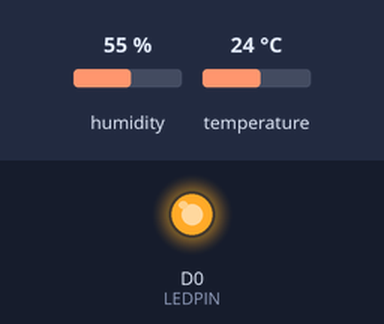
This sketch was run on a simulated ESP8266 (NodeMCU). Shown: output pins drawn as LEDs (lit = HIGH). Inputs (shaded band) come from the test bench; at power-on: humidity 55 %, temperature 24 °C. WiFi joins after 1.5 s; servers stay silent unless stated; network time is answered at once with the bench clock; uploads are accepted with an empty reply; the local clock reads 2024-03-15 10:24:30 at power-on unless the sketch sets it; not simulated (calls return 0 or success): secrets.h; what the sketch prints to the serial monitor is not drawn.

Above: at 17.6 s.
At 30.24 s:
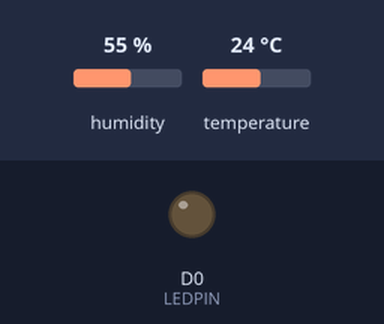
Timing chart, 0 to 83.4 s (numbered marks = the images above):
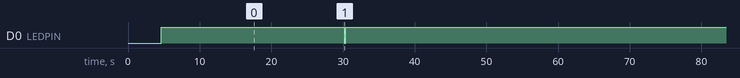

Measured:
- by itself, D0 (LEDPIN): alternates HIGH for 60.0 s and LOW for 0.21 s

The sketch:

temphum_esp8266.ino
```cpp
// ESP8266 by ESP8266 Community v3.1.2 (Board Manager)
// ===== Lib Dependencies =====
// OTA Updates
// ElegantOTA by Ayush Sharma v 3.1.4

// Web Time Updates
// NTPClient by Fabrice Weinberg 3.2.1
// Time by Michael Margolis v 1.6.1

// JSON Management
// ArduinoJson by Benoit Blanchon 7.0.2 (v7 reqd)

// Sensor Control
// DHT sensor libary by Adafruit 1.4.6

#include <ESP8266WiFi.h>
#include <ESP8266HTTPClient.h>

#include <NTPClient.h>
#include <ElegantOTA.h> // ElegantOTA by Ayush Sharma v 3.1.4

#include <WiFiUdp.h>
#include <TimeLib.h>

#include <ArduinoJson.h>
#include <DHT.h>

#include <secrets.h>  // My secrets library

// Parameters for the device on the network
const char* SSID = SECRET_SSID;
const char* PASSWORD = SECRET_WIFIPASS;
const char* DATA_SERVER = "http://<SERVERIP>/sensors/";
const char* DEVID = "temphum-001";
const char* DEVTYPE = "temphum";

// Parameters for the behavior
const int BUFFER_SIZE = 120;  // POST buffer size
const int POST_ERROR_INTERVAL_MILLIS = 60000;  // Interval for retrying post
const int SAMPLE_INTERVAL_MILLIS = 60000; // Interval for taking data (sample rate)
const int TICK_MILLIS = 500;  // clock tick rate when not working on something
const int DT_MILLIS = 1000;  // pre-trigger timing to make sure we don't always end up late

// Vars for the basic WiFi & data posting operations
WiFiClient client;
HTTPClient http;

// Vars for setting up the internet time polling
WiFiUDP ntpUDP;
NTPClient timeClient(ntpUDP, "pool.ntp.org");
time_t epochTime;
bool DST = false;
int baseTZ = -5;  // hours from UTC
int DST_offset = DST ? 1 : 0;
int timeOffset = (baseTZ+DST_offset)*60*60;  // seconds from UTC

// Var for the server that handles OTA updates
AsyncWebServer ota_update_server(80);

// Vars for this device and sensor type
#define DHTPIN D5
#define DHTTYPE DHT22
#define LEDPIN D0
DHT dht(DHTPIN, DHTTYPE);

// Struct to hold a single observation of data from this sensor
struct Observation
{
  float temp;
  float humidity;
  String stamp;
};

// Set up the buffer of observations
Observation buffer_data[BUFFER_SIZE];
int buffer_pos = 0;

// Set up the acquistion rate measurement offsets
unsigned long lastDataMillis = 0;  // last millis() when we took data
unsigned long postErrorMillis = -POST_ERROR_INTERVAL_MILLIS;  // last millis() we tried to post and it failed
int nextDataIntervalMillis = 0;  // Desired time in millis until next measurement
unsigned int nextDataTime = 0;  // Time of day in seconds to make next measurement


void setup() {
  // Init serial communication
  Serial.begin(115200);
  delay(3000);

  // ===== Init WiFi connection =====
  WiFi.begin(SSID, PASSWORD);
  delay(100);
  Serial.println("");
  Serial.println("Connecting");
  while(WiFi.status() != WL_CONNECTED) {
    delay(500);
    Serial.print(".");
  }
  Serial.println("");
  Serial.print("Connected to WiFi network with IP Address: ");
  Serial.println(WiFi.localIP());

  // ===== Init time connection to web =====
  timeClient.begin();
  timeClient.setTimeOffset(timeOffset);

  timeClient.update();
  epochTime = timeClient.getEpochTime();

  Serial.print("Syncronized time to: ");
  Serial.print(to_time_string(epochTime));
  Serial.println("");

  // Calculate dT til our next reading.
  calcNextTime(epochTime);
  lastDataMillis = millis();

  // ===== Init server for OTA updates =====
  // Server runs at http://<dev_ip>/update
  // Can upload a Sketch>Export binary OTA
  ElegantOTA.begin(&ota_update_server);
  ota_update_server.begin();

  // ===== Init Operations for this Sensor Device =====
  pinMode(LEDPIN, OUTPUT);
  digitalWrite(LEDPIN, HIGH);
  dht.begin();

  delay(500);
}

void loop() {

  // Could replace to only read on button press for this test sensor.
  // if (digitalRead(TRIGPIN)==HIGH){

  // Test the crystal clock interval for DAQ
  if (millis()-lastDataMillis >= nextDataIntervalMillis){

    // Read the real world time
    timeClient.update();
    epochTime = timeClient.getEpochTime();

    // Test to see if we're ready to actually acquire
    if (dataTrigger(epochTime)){
      // We're going to try to acquire a reading

      // We're taking data so reset our data timer
      lastDataMillis = millis();
      // and find our next measurement time and interval
      calcNextTime(epochTime);
      // You could argue that these should only update if the buffer isn't full
      // but putting them here prevents us from trying to acquire constantly when
      // there's a full buffer.

      // Try to take a data reading, check if there's buffer space
      if (buffer_pos < BUFFER_SIZE){

        // Take the data
        digitalWrite(LEDPIN, LOW);
        Observation thisReading = takeReading(epochTime);
        digitalWrite(LEDPIN, HIGH);

        // Serial report
        Serial.print("Storing data in position: ");
        Serial.println(buffer_pos);

        // Increment the buffer and time for next iteration. Save time as round interval.
        buffer_data[buffer_pos] = thisReading;
        buffer_pos++;
      } else {
        // The buffer is full, oops.
        Serial.println("Time to take data, but buffer full!");
      }
    }
  } else {
    // Definitely not ready to acquire. We're going to let the delay come from the post loop
    // to allow for us to upload data if we've got it.
  }

  // if we have data in the buffer AND enough time has elapsed since we last tried
  if (buffer_pos > 0 && millis() - postErrorMillis >= POST_ERROR_INTERVAL_MILLIS){
    // We have data so post it all back to the server
    while (buffer_pos > 0) {
      // Show status
      Serial.print("Posting data from buffer position: ");
      Serial.println(buffer_pos-1);

      // Get the data and pass to subroutine for posting, get status
      digitalWrite(LEDPIN, LOW);
      Observation postData = buffer_data[buffer_pos-1];
      bool success = postReading(postData);
      digitalWrite(LEDPIN, HIGH);

      // If we succeeded, decrement and continue looping.
      if (success) {
        buffer_pos--;
      } else {
        // We failed, so set an error time entry to wait for the retry.
        postErrorMillis = millis();
        break;
      }
    }
    if (buffer_pos == 0) {
      // We've cleared the buffer, we can make sure we reset our error.
      Serial.println("No data remains in buffer, finished posting.");
      postErrorMillis = -POST_ERROR_INTERVAL_MILLIS;
    }
  } else {
    // Don't tick faster than a limit rate when we're not working on anything.
    delay(TICK_MILLIS);
  }
}

// ======== Sensor Specific Subroutines ========

Observation takeReading(time_t time)
{
  // Take a single reading, put it in an
  // Observation object and return it for
  // processing. This will look different
  // for different sensors.
  float h = dht.readHumidity();
  float f = dht.readTemperature(true);

  Observation obs = Observation();

  obs.stamp = to_time_string(time);
  obs.temp = f;
  obs.humidity = h;

  return obs;
}

void addObservationDict(JsonDocument& docu, Observation obs){
  // Add the Observation object to the JSON
  // under the "reading" field. This will
  // look different for different sensors.
  JsonObject reading = docu["reading"].to<JsonObject>();
  reading["timestamp"] = obs.stamp;
  reading["tz"] = baseTZ+DST_offset;
  JsonObject data = reading["data"].to<JsonObject>();
  data["temperature"] = obs.temp;
  data["humidity"] = obs.humidity;
}

// ======== Universal Subroutines ========

bool postReading(Observation data){
  // Post a single observation to the server.
  // This shouldn't need to change from
  // sensor to sensor, but should be general.
  // Return true on success (http code 200)
  // and false otherwise.

  // Connect
  http.begin(client, DATA_SERVER);

  // Header type for json
  http.addHeader("Content-Type", "application/json");

  // Generate json
  String json = createJSON(data);

  // Post the data
  int httpResponseCode = http.POST(json);

  // Free resources
  http.end();

  // Take action based on success/failure
  if (httpResponseCode == 200) {
    Serial.println(json);
    return true;
  } else if (httpResponseCode == 500) {
    Serial.println("Posting failed with Server Error code 500. Possible bad data? Ignoring.");
    return true;
  } else {
    Serial.println("Posting failed with code: ");
    Serial.println(httpResponseCode);
    return false;
  }
}

String createJSON(Observation t)
{
  // Convert an observation to JSON string
  // This should be able to work on any sensor
  // type, and only the subroutines should need
  // to be changed.

  // Store the nested data for the reading
  // Format of JSON replies is as follows.
  //
  // Cases that require multiple data points may use
  // arrays of readings within ["data"]
  // {
  //  "name": "DEVID",
  //  "type": "DEVTYPE",
  //  "reading": {
  //            "timestamp": 2022-04-01 12:00:00,
  //            "tz": baseTZ+DST_offset,
  //            "data": {
  //                "temperature": 65.5,
  //                "humidity": 98
  //            }
  //          }
  //  "netdata": {
  //             "ip": "192.168.0.XXX",
  //             "mac": "00:00:00:00:00:00"
  //          }
  // }

  // A holder to insert the JSON string at the end.
  String output;

  // Initialize the JSON, see https://arduinojson.org/v7/assistant
  JsonDocument doc;

  // Store the global values.
  doc["name"] = DEVID;
  doc["type"] = DEVTYPE;

  // Add the data
  addObservationDict(doc, t);

  // Add the net info
  addNetDict(doc);

  // Convert the doc to a string and return
  serializeJson(doc, output);
  return output;
}

void addNetDict(JsonDocument& docu){
  // Add network data to the JSON object
  // This should work for any sensor type.
  JsonObject netdata = docu["netdata"].to<JsonObject>();
  netdata["ip"] = WiFi.localIP().toString();
  netdata["mac"] = WiFi.macAddress();
}

bool dataTrigger(time_t time){
  // Function to check whether data should be read.
  // This allows for synchronization to a real world
  // time rather than just using the ticks of the
  // crystal. Uses a NTC clock for syncing, with a
  // resolution of seconds. Always returns true when
  // sampling faster than 1s.

  if (SAMPLE_INTERVAL_MILLIS >= 1000){
    // Compare with the time of day for syncing.

    // Get the current time of day in seconds
    int t = epochToSeconds(time);

    // Check if we've passed the target time, but not gone WAY past an hour.
    // We sometimes overshoot, and so don't want to wait a full interval to
    // read data again, so >=. But if we don't cap the top end we have issues
    // around the midnight reset, where our delta-t will be huge.
    if (t - nextDataTime >= 0 && (t - nextDataTime) <= 60*60){
      return true;
    } else {
      // We're not ready yet on the real world clock, so just keep waiting.
      return false;
    }
  } else {
    // We're sampling faster than the resolution of NTC, so we're always ready.
    return true;
  }
}

void calcNextTime(time_t time){
  // This function handles the calculation of how long we should wait before
  // trying to take a reading. It gives us even intervals of the sample
  // interval, so for example, we'd always try to sample on the minute
  // if our sampling is minute-wise.
  // Updates values in nextDataIntervalMillis and nextDataTime.

  // We have to handle subsecond cases here so we avoid errors.
  if (SAMPLE_INTERVAL_MILLIS >= 1000){
    int t = epochToSeconds(time);

    // We provide it with the time of day in seconds since midnight.
    int iv = SAMPLE_INTERVAL_MILLIS/1000;  // Interval in seconds
    int tilnext = iv - (t % iv);  // Time til next reading in s. Reduces duration if we overran the last round time.
    nextDataIntervalMillis = tilnext * 1000 - DT_MILLIS;  // How long to have the crystal clock wait wait.
    nextDataTime = (t + tilnext) % (60*60*24);  // Abs next time in s, wrapped by 24h.
  } else {
    // Just rely on the millis() to control the sampling rate.
    nextDataIntervalMillis = SAMPLE_INTERVAL_MILLIS;
    nextDataTime = 0;
  }
}

int epochToSeconds(time_t time){
  // Convert epoch time to time of day in seconds since midnight
  return hour(time) * 60*60 + minute(time) * 60 + second(time);
}

String to_time_string(time_t time){
  // Format a time instance as a readable string
  char buff[32];
  sprintf(buff, "%02d-%02d-%02d %02d:%02d:%02d", year(time), month(time), day(time), hour(time), minute(time), second(time));
  return String(buff);
  // "%4d-%02d-%02d %02d:%02d:%02d\n\n", year(time), month(time), day(time), hour(time), minute(time), second(time)
}
```
